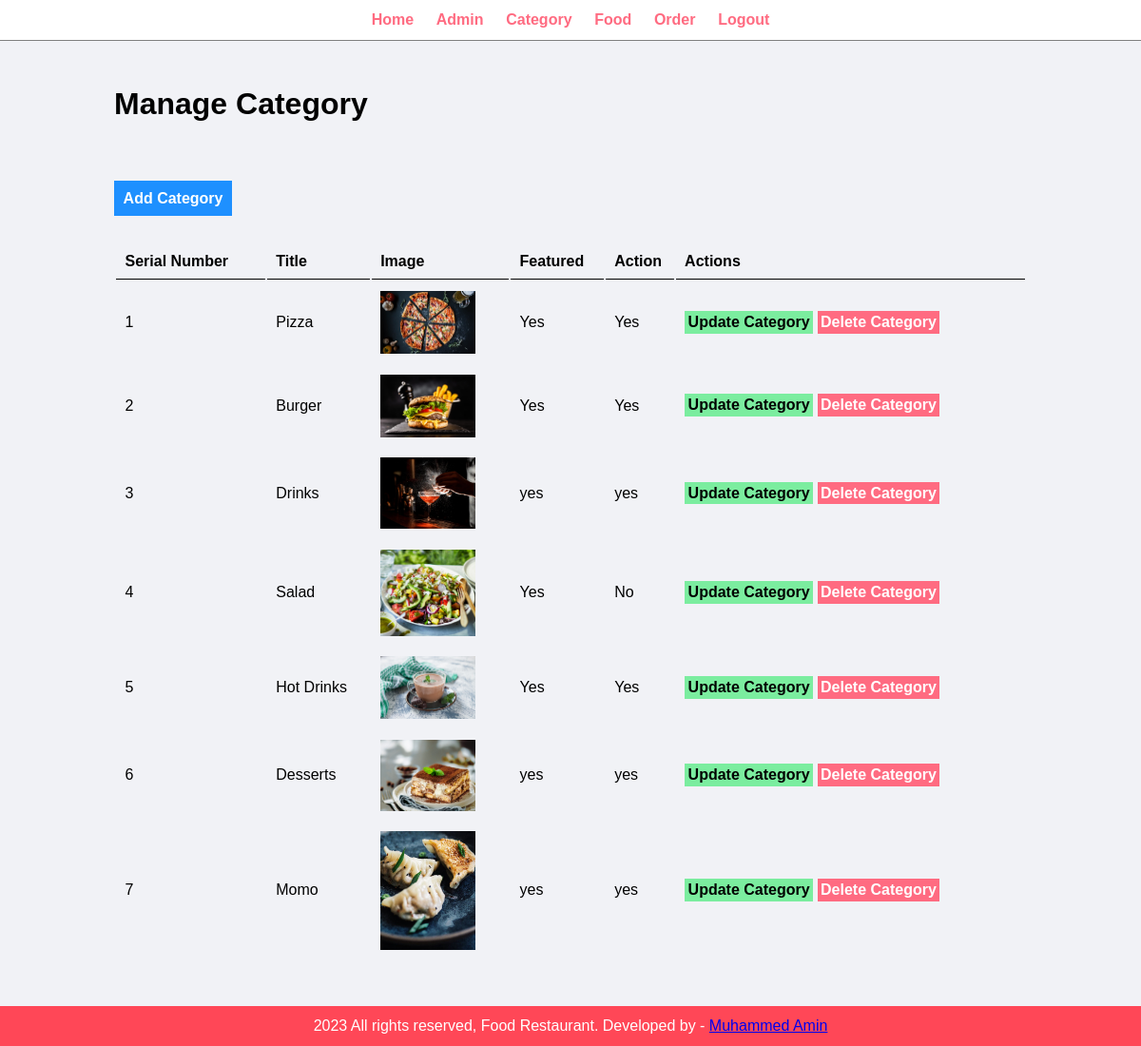
The app's page /admin/manage-category.php (signed in) with its own data.
### tables this page shows
CREATE TABLE `tbl_category` (
  `id` int(10) UNSIGNED NOT NULL,
  `title` varchar(100) NOT NULL,
  `image_name` varchar(255) NOT NULL,
  `featured` varchar(10) NOT NULL,
  `active` varchar(10) NOT NULL
);

### admin/manage-category.php (the view, shortened to what this page needs)
<?php include('partials/menu.php') ?>
<div class="main-content">
    <div class="wrapper">
        <h1>Manage Category</h1>
        <br /> <br />
        <br><br>
        <a href="<?php echo SITEURL; ?>admin/add-category.php" class="btn-primary">Add Category</a>
        <br /> <br /> <br />
        <table class="tbl-full">
            <tr>
                <th>Serial Number</th>
                <th>Title</th>
                <th>Image</th>
                <th>Featured</th>
                <th>Action</th>
                <th>Actions</th>
            </tr>
            <?php
            $sql = "SELECT * FROM tbl_category";
            $res = mysqli_query($conn, $sql);
            $count = mysqli_num_rows($res);
            $sn = 1;
            if ($count > 0) {
                while ($row = mysqli_fetch_assoc($res)) {
                    $id       = $row['id'];
                    $title    = $row['title'];
                    $img_name = $row['image_name'];
                    $featured = $row['featured'];
                    $active   = $row['active'];
            ?>
                    <tr>
                        <td><?php echo $sn++ ?></td>
                        <td><?php echo $title ?></td>
                        <td>
                            <?php
                              if($img_name != ""){
                                  ?>
                                     <img src="<?php echo SITEURL; ?>images/categories/<?php echo $img_name?>" width="100px">
                                  <?php
                              }else{
                                echo "<div class='error'>There is No Image</div>";
                              }
                            ?>
                        </td>
                        <td><?php echo $featured ?></td>
                        <td><?php echo $active ?></td>
                        <td>
                            <a href="<?php echo SITEURL; ?>admin/update-category.php?id=<?php echo $id ?>" class="btn-secondary">Update Category</a>
                            <a href="<?php echo SITEURL; ?>admin/delete-category.php?id=<?php echo $id ?>&img_name=<?php echo $img_name ?>" class="btn-danger">Delete Category</a>
                        </td>
                    </tr>
                <?php
                }
            }
            ?>
        </table>
    </div>
</div>
<?php include('partials/footer.php') ?>

### admin/partials/menu.php (shortened to what this page needs)
<html>
<head>
    <link rel="stylesheet" href="../css/admin.css">
</head>
<body>
    <div class="menu text-center">
        <div class="wrapper">
            <ul>
                <li><a href="index.php">Home</a></li>
                <li><a href="manage-admin.php">Admin</a></li>
                <li><a href="manage-category.php">Category</a></li>
                <li><a href="manage-food.php">Food</a></li>
                <li><a href="manage-order.php">Order</a></li>
                <li><a href="logout.php">Logout</a></li>
            </ul>
        </div>
    </div>

### admin/partials/footer.php
<div class="footer">
        <div class="wrapper">
            <p class="text-center">2023 All rights reserved, Food Restaurant. Developed by - <a href="#"> Muhammed Amin </a></p>
        </div>
    </div>
</body>
</html>

### css/admin.css (style rules this page uses)
* { margin: 0; padding: 0; font-family: Arial, Helvetica, sans-serif; }
.wrapper { padding: 1%; width: 80%; margin: 0 auto; }
.text-center { text-align: center; }
.tbl-full { width: 100%; }
table tr th { border-bottom: 1px solid black; padding: 1%; text-align: left; }
table tr td { padding: 1%; }
.btn-primary { background-color: #1e90ff; padding: 1%; color: white; text-decoration: none; font-weight: bold; }
.btn-secondary { background-color: #7bed9f; padding: 1%; color: black; text-decoration: none; font-weight: bold; }
.btn-danger { background-color: #ff6b81; padding: 1%; color: white; text-decoration: none; font-weight: bold; }
.menu { border-bottom: 1px solid gray; }
.menu ul { list-style-type: none; }
.menu ul li { display: inline; padding: 1%; }
.menu ul li a { text-decoration: none; font-weight: bold; color: #ff6b81; }
.main-content { background-color: #f1f2f6; padding: 3% 0; }
.footer { background-color: #ff4757; color: white; }

### records on screen
tbl_category: title "Pizza", image_name (picture), featured "Yes", active "Yes"
tbl_category: title "Burger", image_name (picture), featured "Yes", active "Yes"
tbl_category: title "Drinks", image_name (picture), featured "yes", active "yes"
tbl_category: title "Salad", image_name (picture), featured "Yes", active "No"
tbl_category: title "Hot Drinks", image_name (picture), featured "Yes", active "Yes"
tbl_category: title "Desserts", image_name (picture), featured "yes", active "yes"
tbl_category: title "Momo", image_name (picture), featured "yes", active "yes"
